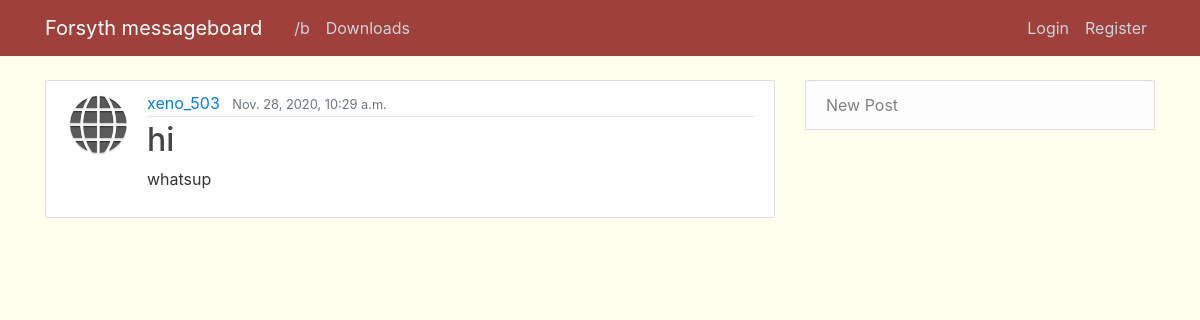
The app's page /brandom/post/19/ with its own data.
### brandom/models.py (models this page shows, shortened)
class Post(models.Model):
    title = models.CharField(max_length=100)
    content = models.TextField()
    date_posted = models.DateTimeField(default=timezone.now)
    author = models.ForeignKey(User, on_delete=models.CASCADE)

### users/models.py (models this page shows, shortened)
class Profile(models.Model):
    user = models.OneToOneField(User, on_delete=models.CASCADE)
    image = models.ImageField(default='default.jpg', upload_to='profile_pics')

### brandom/views.py (the view)
# urls.py: path('post/<int:pk>/', PostDetailView.as_view(), name='post-detail'),
class PostDetailView(DetailView):
    model = Post

### brandom/templates/brandom/post_detail.html (shortened to what this page needs)
{% extends "brandom/base.html" %}
{% block content %}
    <article class="media content-section">
    <img class="rounded-circle article-img" src="{{ object.author.profile.image.url }}">
<div class="media-body">
    <div class="article-metadata">
    <a class="mr-2" href="{% url 'user-posts' object.author.username %}">{{ object.author }}</a>
    <small class="text-muted">{{ object.date_posted }}</small>
    </div>
    <h2 class="article-title">{{ object.title }}</h2>
    <p class="article-content">{{ object.content }}</p>
</div>
</article>
{% endblock content %}

### brandom/static/brandom/main.css (style rules this page uses)
body { background: #FFFFEE; color: #333333; margin-top: 5rem; }
h1, h2, h3, h4, h5, h6 { color: #444444; }
.content-section { background: #ffffff; padding: 10px 20px; border: 1px solid #dddddd; border-radius: 3px; margin-bottom: 20px; }
.article-title { color: #444444; }
.article-content { white-space: pre-line; }
.article-img { height: 65px; width: 65px; margin-right: 16px; }
.article-metadata { padding-bottom: 1px; margin-bottom: 4px; border-bottom: 1px solid #e3e3e3 }

### records on screen
Post: author.profile.image (picture), author "xeno_503", date_posted "Nov. 28, 2020, 10:29 a.m.", title "hi", content "whatsup"
